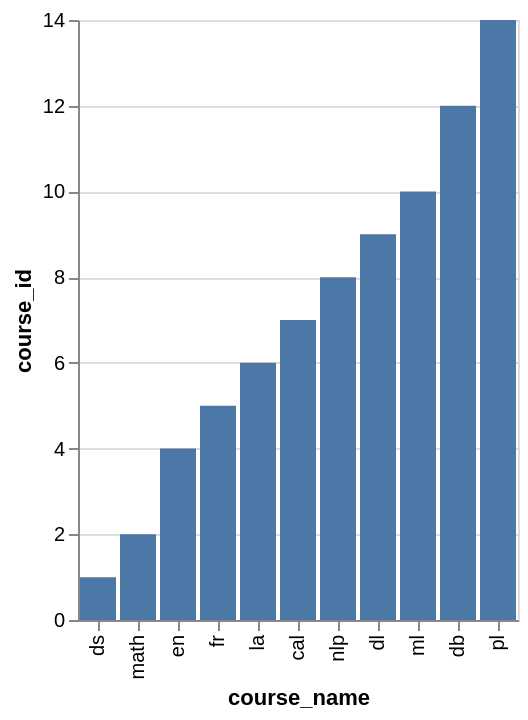

Describe this chart as a Vega-Lite specification.
### Vega-Lite specification from a JSON file in a GitHub repository (floating-point values rounded to 4 significant figures)
{"data": {"values": [{"x_data": "ds", "y_data": 1}, {"x_data": "math", "y_data": 2}, {"x_data": "en", "y_data": 4}, {"x_data": "fr", "y_data": 5}, {"x_data": "la", "y_data": 6}, {"x_data": "cal", "y_data": 7}, {"x_data": "nlp", "y_data": 8}, {"x_data": "dl", "y_data": 9}, {"x_data": "ml", "y_data": 10}, {"x_data": "db", "y_data": 12}, {"x_data": "pl", "y_data": 14}]}, "mark": "bar", "encoding": {"x": {"field": "x_data", "type": "nominal", "title": "course_name", "sort": {"op": "sum", "field": "y_data", "order": "ascending"}}, "y": {"field": "y_data", "type": "quantitative", "title": "course_id"}}}
